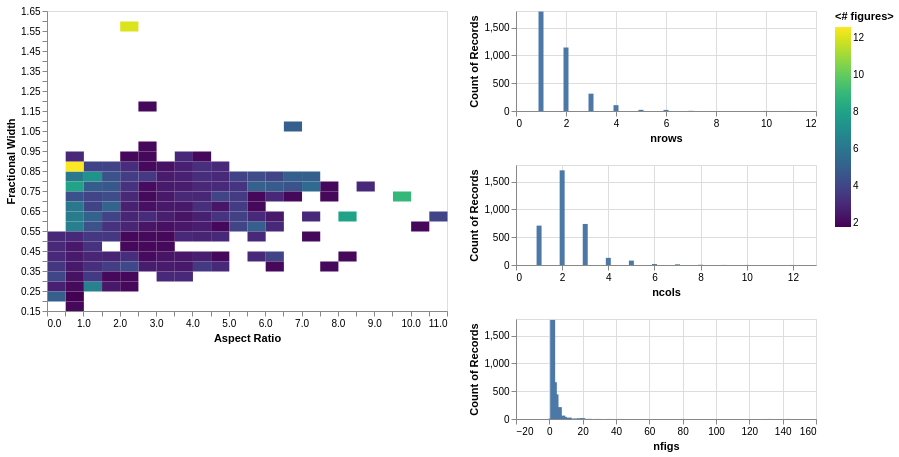

Here is the notebook cell this chart was saved with:
### Markdown cell above
Now plot number of estimated rows/cols vs aspect ratio:

### Code cell
chart_full = plot_nrows_ncols_aspect_hists(df_af)
chart_full

### Figure 1 — Vega-Lite specification as saved in the notebook (floating-point values rounded to 4 significant figures; data arrays with more than 128 entries replaced by an {"elided": "..."} marker saying what was removed)
{"config": {"view": {"continuousWidth": 300, "continuousHeight": 300}}, "hconcat": [{"mark": {"type": "rect"}, "encoding": {"color": {"aggregate": "mean", "field": "nfigs", "scale": {"scheme": "viridis"}, "title": "<# figures>", "type": "quantitative"}, "x": {"bin": {"maxbins": 50}, "field": "aspects", "title": "Aspect Ratio", "type": "quantitative"}, "y": {"bin": {"maxbins": 50}, "field": "fw", "title": "Fractional Width", "type": "quantitative"}}, "height": 300, "name": "view_1", "width": 400}, {"vconcat": [{"mark": {"type": "bar"}, "encoding": {"x": {"field": "nrows", "type": "quantitative"}, "y": {"aggregate": "count", "type": "quantitative"}}, "height": 100, "transform": [{"filter": {"param": "brush"}}]}, {"mark": {"type": "bar"}, "encoding": {"x": {"field": "ncols", "type": "quantitative"}, "y": {"aggregate": "count", "type": "quantitative"}}, "height": 100, "transform": [{"filter": {"param": "brush"}}]}, {"mark": {"type": "bar"}, "encoding": {"tooltip": [{"field": "nfigs", "type": "quantitative"}], "x": {"field": "nfigs", "type": "quantitative"}, "y": {"aggregate": "count", "type": "quantitative"}}, "height": 100, "transform": [{"filter": {"param": "brush"}}]}]}], "data": {"name": "data-0e4211912850d3e32595dcbac9c5731d"}, "params": [{"name": "brush", "select": {"type": "interval"}, "views": ["view_1"]}], "$schema": "https://vega.github.io/schema/vega-lite/v5.17.0.json", "datasets": {"data-0e4211912850d3e32595dcbac9c5731d": {"elided": "3396 records"}}}
